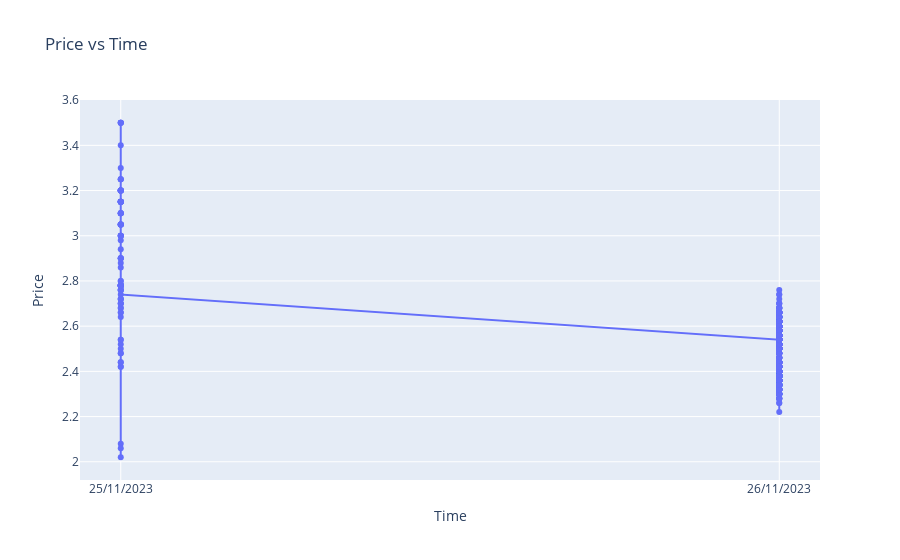

Source (notebook cell):
### Code cell
# Plotting with Plotly Graph Objects
fig = go.Figure()
fig.add_trace(go.Scatter(x=data['Timestamp'], y=data['Price'], mode='lines+markers', name='Price'))
fig.update_layout(title='Price vs Time', xaxis_title='Time', yaxis_title='Price')
fig.show()

### Figure 1 — Plotly figure (JSON) as saved in the notebook; plotly's stock layout.template omitted (floating-point values rounded to 4 significant figures; data arrays with more than 128 entries replaced by an {"elided": "..."} marker saying what was removed)
{"data": [{"mode": "lines+markers", "name": "Price", "type": "scatter", "x": {"elided": "925 str values"}, "y": {"elided": "925 float values"}}], "layout": {"autosize": true, "title": {"text": "Price vs Time"}, "xaxis": {"autorange": true, "range": [-0.06082, 1.061], "title": {"text": "Time"}, "type": "category"}, "yaxis": {"autorange": true, "range": [1.898, 3.622], "title": {"text": "Price"}, "type": "linear"}}}
